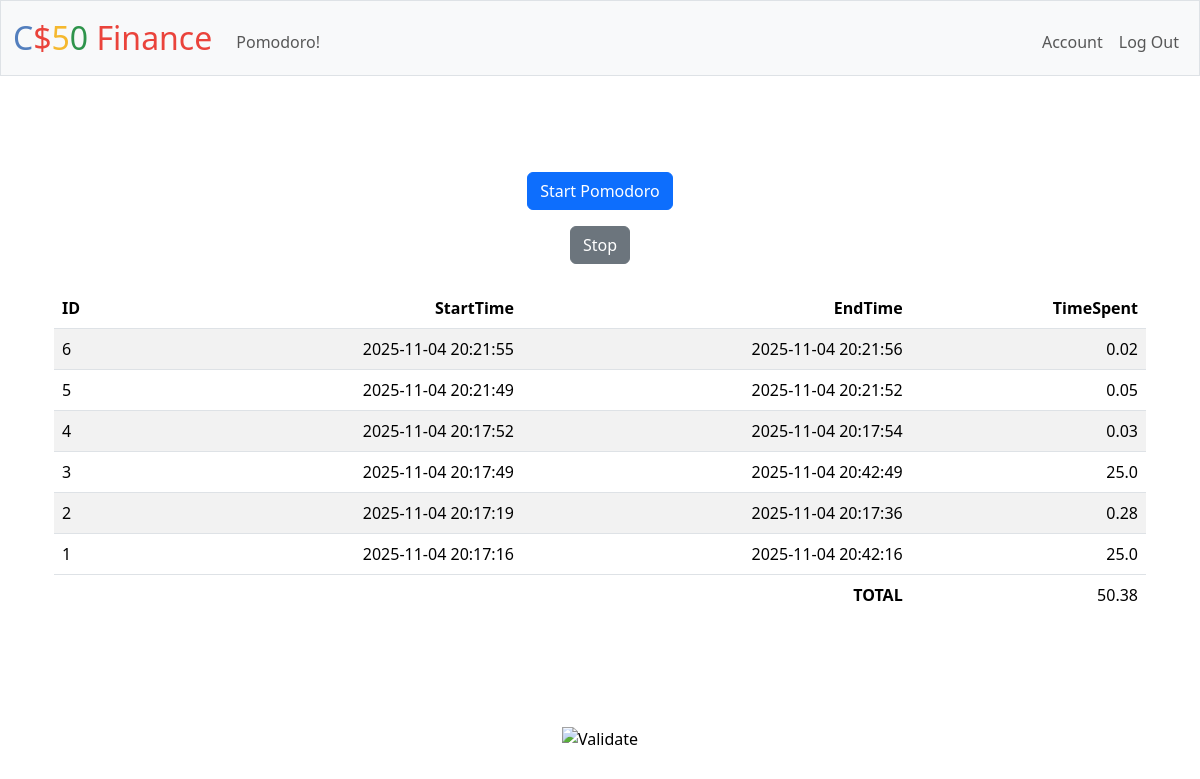
The page / (signed in) on the database its author committed.
### tables this page shows
CREATE TABLE pomodoros (
id INTEGER PRIMARY KEY AUTOINCREMENT NOT NULL,
users_id INTEGER,
timestart DATETIME NOT NULL,
timeend DATETIME NOT NULL,
FOREIGN KEY (users_id) REFERENCES users(id)
);

### app.py (the view)
@app.route("/")
@login_required
def index():
    rows = db.execute(
        "SELECT * FROM pomodoros WHERE users_id = ? ORDER BY timestart DESC",
        session["user_id"]
    )
    if len(rows) == 0:
        return render_template("index.html", result=[], total=0)
    total = 0
    for row in rows:
        timestart = datetime.fromisoformat(row["timestart"])
        timeend = datetime.fromisoformat(row["timeend"])
        timespent = (timeend - timestart).total_seconds() / 60
        row["timespent"] = round(timespent, 2)
        total += timespent
    return render_template("index.html", result=rows, total=round(total, 2))

### app.py (called while the page is built)
@app.after_request
def after_request(response):
    response.headers["Cache-Control"] = "no-cache, no-store, must-revalidate"
    response.headers["Expires"] = 0
    response.headers["Pragma"] = "no-cache"
    return response

### helpers.py (called while the page is built)
def login_required(f):
    @wraps(f)
    def decorated_function(*args, **kwargs):
        if session.get("user_id") is None:
            return redirect("/login")
        return f(*args, **kwargs)
    return decorated_function

### templates/index.html (shortened to what this page needs)
{% extends "layout.html" %}
{% block main %}
    <main class="container py-5 text-center">
        <form action="/start" method="post" class="mb-3">
            <button class="btn btn-primary" type="submit">Start Pomodoro</button>
        </form>
        <form action="/stop" method="post" class="mb-4">
            <button class="btn btn-secondary" type="submit">Stop</button>
        </form>
        <table class="table table-striped">
            <thead>
                <tr>
                    <th class="text-start">ID</th>
                    <th class="text-end">StartTime</th>
                    <th class="text-end">EndTime</th>
                    <th class="text-end">TimeSpent</th>
                </tr>
            </thead>
            <tbody>
                {% for row in result %}
                    <tr>
                        <td class="text-start">{{ row.id }}</td>
                        <td class="text-end">{{ row.timestart }}</td>
                        <td class="text-end">{{ row.timeend }}</td>
                        <td class="text-end">{{ row.timespent }}</td>
                    </tr>
                {% endfor %}
            </tbody>
            <tfoot>
                <tr>
                    <td class="border-0 fw-bold text-end" colspan="3">TOTAL</td>
                    <td class="border-0 text-end">{{ total }}</td>
                </tr>
            </tfoot>
        </table>
    </main>
{% endblock %}

### templates/layout.html (shortened to what this page needs)
<!DOCTYPE html>
<html lang="en">
    <head>
        <link href="https://cdn.jsdelivr.net/npm/bootstrap@5.3.3/dist/css/bootstrap.min.css" rel="stylesheet">
        <link href="/static/styles.css" rel="stylesheet">
    </head>
    <body>
        <nav class="bg-light border navbar navbar-expand-md navbar-light">
            <div class="container-fluid">
                <a class="navbar-brand" href="/"><span class="blue">C</span><span class="red">$</span><span class="yellow">5</span><span class="green">0</span> <span class="red">Finance</span></a>
                <div class="collapse navbar-collapse" id="navbar">
                    {% if session["user_id"] %}
                        <ul class="navbar-nav me-auto mt-2">
                            <li class="nav-item"><a class="nav-link" href="/pomodoro">Pomodoro!</a></li>
                        </ul>
                        <ul class="navbar-nav ms-auto mt-2">
                            <li class="nav-item"><a class="nav-link" href="/account">Account</a></li>
                            <li class="nav-item"><a class="nav-link" href="/logout">Log Out</a></li>
                        </ul>
                    {% else %}
                        <ul class="navbar-nav ms-auto mt-2">
                            <li class="nav-item"><a class="nav-link" href="/register">Register</a></li>
                            <li class="nav-item"><a class="nav-link" href="/login">Log In</a></li>
                        </ul>
                    {% endif %}
                </div>
            </div>
        </nav>
        <main class="container py-5 text-center">
            {% block main %}{% endblock %}
        </main>
        <footer class="mb-5">
            <form action="https://validator.w3.org/check" class="text-center" enctype="multipart/form-data" method="post" target="_blank">
                <input alt="Validate" src="/static/I_heart_validator.png" type="image">
            </form>
        </footer>
    </body>
</html>

### static/styles.css (style rules this page uses)
nav .navbar-brand { font-size: xx-large; }
nav .navbar-brand .blue { color: #537fbe; }
nav .navbar-brand .red { color: #ea433b; }
nav .navbar-brand .yellow { color: #f5b82e; }
nav .navbar-brand .green { color: #2e944b; }

### rows shown on the page
pomodoros: id "6", timestart "2025-11-04 20:21:55", timeend "2025-11-04 20:21:56", timespent "0.02"
pomodoros: id "5", timestart "2025-11-04 20:21:49", timeend "2025-11-04 20:21:52", timespent "0.05"
pomodoros: id "4", timestart "2025-11-04 20:17:52", timeend "2025-11-04 20:17:54", timespent "0.03"
pomodoros: id "3", timestart "2025-11-04 20:17:49", timeend "2025-11-04 20:42:49", timespent "25.0"
pomodoros: id "2", timestart "2025-11-04 20:17:19", timeend "2025-11-04 20:17:36", timespent "0.28"
pomodoros: id "1", timestart "2025-11-04 20:17:16", timeend "2025-11-04 20:42:16", timespent "25.0"

### other values the page prints
{{ total }} "50.38"
